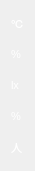
     <widget class="QWidget" name="layoutWidget">
      <property name="geometry">
       <rect>
        <x>730</x>
        <y>80</y>
        <width>20</width>
        <height>171</height>
       </rect>
      </property>
      <layout class="QVBoxLayout" name="verticalLayout_4">
       <item>
        <widget class="QLabel" name="label_47">
         <property name="font">
          <font>
           <pointsize>8</pointsize>
          </font>
         </property>
         <property name="text">
          <string>&lt;html&gt;&lt;head/&gt;&lt;body&gt;&lt;p&gt;&lt;span style=&quot; color:#ffffff;&quot;&gt;℃&lt;/span&gt;&lt;/p&gt;&lt;/body&gt;&lt;/html&gt;</string>
         </property>
        </widget>
       </item>
       <item>
        <widget class="QLabel" name="label_48">
         <property name="font">
          <font>
           <pointsize>8</pointsize>
          </font>
         </property>
         <property name="text">
          <string>&lt;html&gt;&lt;head/&gt;&lt;body&gt;&lt;p&gt;&lt;span style=&quot; color:#ffffff;&quot;&gt;%&lt;/span&gt;&lt;/p&gt;&lt;/body&gt;&lt;/html&gt;</string>
         </property>
        </widget>
       </item>
       <item>
        <widget class="QLabel" name="label_49">
         <property name="font">
          <font>
           <pointsize>8</pointsize>
          </font>
         </property>
         <property name="text">
          <string>&lt;html&gt;&lt;head/&gt;&lt;body&gt;&lt;p&gt;&lt;span style=&quot; color:#ffffff;&quot;&gt;lx&lt;/span&gt;&lt;/p&gt;&lt;/body&gt;&lt;/html&gt;</string>
         </property>
        </widget>
       </item>
       <item>
        <widget class="QLabel" name="label_50">
         <property name="font">
          <font>
           <pointsize>8</pointsize>
          </font>
         </property>
         <property name="text">
          <string>&lt;html&gt;&lt;head/&gt;&lt;body&gt;&lt;p&gt;&lt;span style=&quot; color:#ffffff;&quot;&gt;%&lt;/span&gt;&lt;/p&gt;&lt;/body&gt;&lt;/html&gt;</string>
         </property>
        </widget>
       </item>
       <item>
        <widget class="QLabel" name="label_51">
         <property name="font">
          <font>
           <pointsize>8</pointsize>
          </font>
         </property>
         <property name="text">
          <string>&lt;html&gt;&lt;head/&gt;&lt;body&gt;&lt;p&gt;&lt;span style=&quot; color:#ffffff;&quot;&gt;人&lt;/span&gt;&lt;/p&gt;&lt;/body&gt;&lt;/html&gt;</string>
         </property>
        </widget>
       </item>
      </layout>
     </widget>
